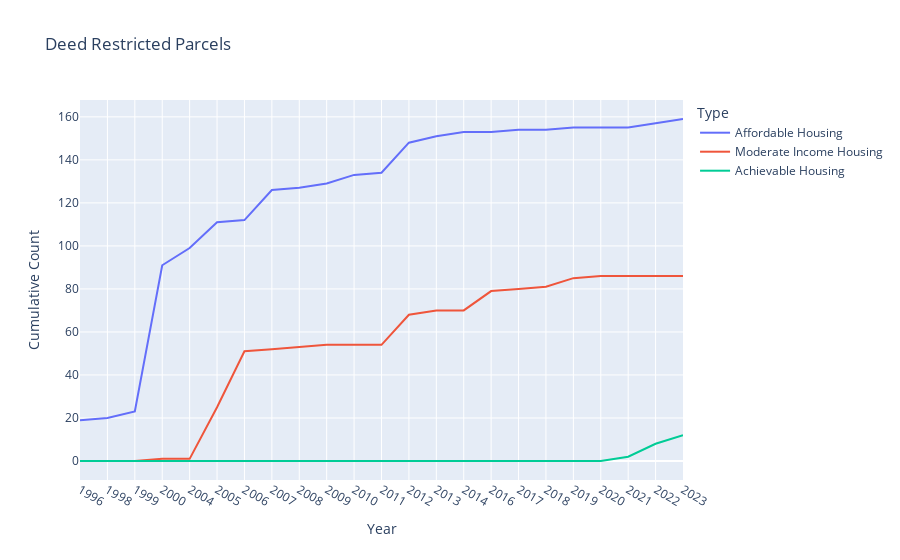

Write notebook code for a chart like this one.
### Markdown cell above
### Number of deed-restricted affordable, moderate, and achievable units

### Code cell
import pandas as pd
import numpy as np
import plotly.express as px

# deed restriction service
deedRestrictionService = "https://www.laketahoeinfo.org/WebServices/GetDeedRestrictedParcels/JSON/e17aeb86-85e3-4260-83fd-a2b32501c476"

# read in deed restricted parcels
dfDeed = pd.read_json(deedRestrictionService)

# filter out deed restrictions that are not affordable housing
dfDeed = dfDeed.loc[dfDeed['DeedRestrictionType'].isin(['Affordable Housing', 'Achievable Housing', 'Moderate Income Housing'])]

# create year column
dfDeed['Year'] = dfDeed['RecordingDate'].str[-4:]

# group by type and year
df = dfDeed.groupby(['DeedRestrictionType', 'Year']).size().reset_index(name='Total')

# sort by year
df.sort_values('Year', inplace=True)

# rename columns
df = df.rename(columns={'DeedRestrictionType': 'Type', 'Year': 'Year', 'Total': 'Count', 'CumulativeTotal': 'Cumulative Count'})

# Create a DataFrame with all possible combinations of 'Type' and 'Year'
df_all = pd.DataFrame({
    'Type': np.repeat(df['Type'].unique(), df['Year'].nunique()),
    'Year': df['Year'].unique().tolist() * df['Type'].nunique()
})

# Merge the new DataFrame with the original one to fill in the gaps of years for each type with NaN values
df = pd.merge(df_all, df, on=['Type', 'Year'], how='left')

# Replace NaN values in 'Count' with 0
df['Count'] = df['Count'].fillna(0)

# Ensure 'Count' is of integer type
df['Count'] = df['Count'].astype(int)

# Recalculate 'Cumulative Count' as the cumulative sum of 'Count' within each 'Type' and 'Year'
df['Cumulative Count'] = df.sort_values('Year').groupby('Type')['Count'].cumsum()

# create cumuluative total of deed restricted parcels by type
fig = px.line(df, x="Year", y="Cumulative Count", color="Type", title="Deed Restricted Parcels")
fig.show()

### Figure 1 — Plotly figure (JSON) as saved in the notebook; plotly's stock layout.template omitted (floating-point values rounded to 4 significant figures)
{"data": [{"hovertemplate": "Type=Affordable Housing<br>Year=%{x}<br>Cumulative Count=%{y}<extra></extra>", "legendgroup": "Affordable Housing", "line": {"color": "#636efa", "dash": "solid"}, "marker": {"symbol": "circle"}, "mode": "lines", "name": "Affordable Housing", "orientation": "v", "showlegend": true, "type": "scatter", "x": ["1996", "1998", "1999", "2000", "2004", "2005", "2006", "2007", "2008", "2009", "2010", "2011", "2012", "2013", "2014", "2016", "2017", "2018", "2019", "2020", "2021", "2022", "2023"], "xaxis": "x", "y": [19, 20, 23, 91, 99, 111, 112, 126, 127, 129, 133, 134, 148, 151, 153, 153, 154, 154, 155, 155, 155, 157, 159], "yaxis": "y"}, {"hovertemplate": "Type=Moderate Income Housing<br>Year=%{x}<br>Cumulative Count=%{y}<extra></extra>", "legendgroup": "Moderate Income Housing", "line": {"color": "#EF553B", "dash": "solid"}, "marker": {"symbol": "circle"}, "mode": "lines", "name": "Moderate Income Housing", "orientation": "v", "showlegend": true, "type": "scatter", "x": ["1996", "1998", "1999", "2000", "2004", "2005", "2006", "2007", "2008", "2009", "2010", "2011", "2012", "2013", "2014", "2016", "2017", "2018", "2019", "2020", "2021", "2022", "2023"], "xaxis": "x", "y": [0, 0, 0, 1, 1, 25, 51, 52, 53, 54, 54, 54, 68, 70, 70, 79, 80, 81, 85, 86, 86, 86, 86], "yaxis": "y"}, {"hovertemplate": "Type=Achievable Housing<br>Year=%{x}<br>Cumulative Count=%{y}<extra></extra>", "legendgroup": "Achievable Housing", "line": {"color": "#00cc96", "dash": "solid"}, "marker": {"symbol": "circle"}, "mode": "lines", "name": "Achievable Housing", "orientation": "v", "showlegend": true, "type": "scatter", "x": ["1996", "1998", "1999", "2000", "2004", "2005", "2006", "2007", "2008", "2009", "2010", "2011", "2012", "2013", "2014", "2016", "2017", "2018", "2019", "2020", "2021", "2022", "2023"], "xaxis": "x", "y": [0, 0, 0, 0, 0, 0, 0, 0, 0, 0, 0, 0, 0, 0, 0, 0, 0, 0, 0, 0, 2, 8, 12], "yaxis": "y"}], "layout": {"legend": {"title": {"text": "Type"}, "tracegroupgap": 0}, "title": {"text": "Deed Restricted Parcels"}, "xaxis": {"anchor": "y", "domain": [0, 1], "title": {"text": "Year"}}, "yaxis": {"anchor": "x", "domain": [0, 1], "title": {"text": "Cumulative Count"}}}}
